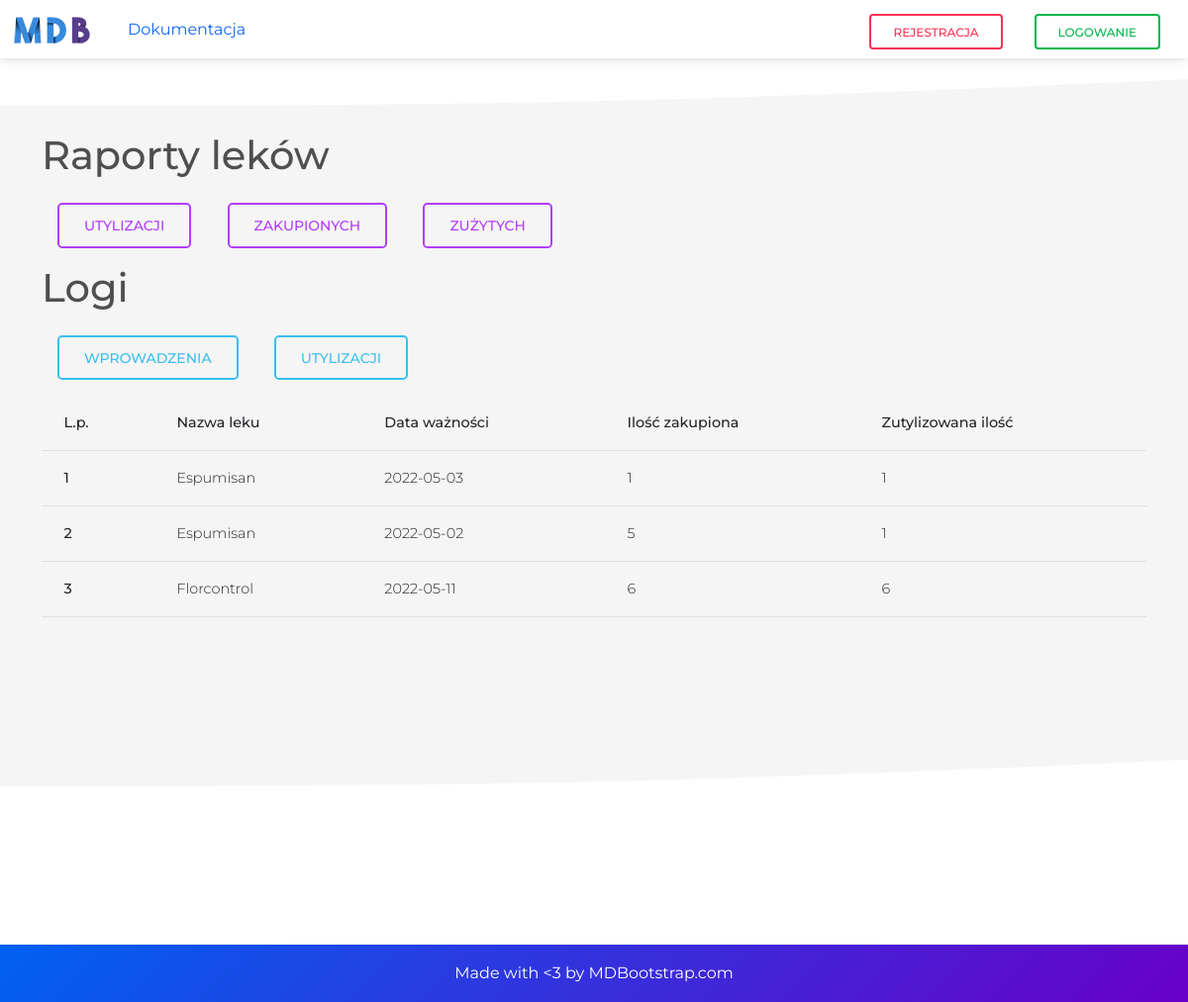
The page /raport.php?utylizacja on the database its author committed.
### tables this page shows
CREATE TABLE `leki_specyfikacja` (
  `idleki` int(11) UNSIGNED NOT NULL,
  `nazwa` varchar(80) NOT NULL,
  `subst_czynna` varchar(100) NOT NULL,
  `ean` varchar(15) NOT NULL,
  `op_zb` varchar(40) NOT NULL
);

CREATE TABLE `leki_w_apteczce` (
  `idleki_w_apteczce` int(11) UNSIGNED NOT NULL,
  `apteczki_idapteczki` int(11) NOT NULL,
  `leki_specyfikacja_idleki` int(11) DEFAULT NULL,
  `ilosc_kupiona` decimal(10,0) DEFAULT NULL,
  `ilosc_pozostala` decimal(10,0) DEFAULT NULL,
  `data_waznosci` date DEFAULT NULL,
  `status` int(11) DEFAULT NULL,
  `price` double DEFAULT NULL
);

### raport.php (called while the page is built, shortened)
<?php require('components/head.inc.php'); ?>
<?php include('components/navbar.inc.php'); ?>
<?php include('components/raport.inc.php'); ?>
<?php require('components/footer.inc.php'); ?>

### components/raport.inc.php (the view, shortened to what this page needs)
    <section class="gallery">
        <svg xmlns="http://www.w3.org/2000/svg" viewBox="0 0 1440 160">
            <path fill="#fff" fill-opacity="1"
                d="M0,128L120,128C240,128,480,128,720,122.7C960,117,1200,107,1320,101.3L1440,96L1440,0L1320,0C1200,0,960,0,720,0C480,0,240,0,120,0L0,0Z">
            </path>
        </svg>
        <div class="container">
            <div class="row">
                <div class="col-md-10">
                    <H1>Raporty leków</h1>
                    <a href='raport.php?utylizacja'><button type='button'
                            class='btn btn-outline-secondary btn-lg m-3 ml-5'>
                            Utylizacji
                        </button></a>
                    <a href='raport.php?zakupionych'><button type='button' class='btn btn-outline-secondary btn-lg m-3'>
                            Zakupionych
                        </button></a>
                    <a href='raport.php?zużytych'><button type='button' class='btn btn-outline-secondary btn-lg m-3'>
                            Zużytych
                        </button></a>
                    <H1>Logi</h1>
                    <a href='raport.php?logInput'><button type='button' class='btn btn-outline-info btn-lg m-3 ml-5'>
                            Wprowadzenia
                        </button></a>
                    <a href='raport.php?logUtil'><button type='button' class='btn btn-outline-info btn-lg m-3'>
                            Utylizacji
                        </button></a>
                </div>
            </div>
            <?php if(isset($_GET)){ ?>
            <?php
require_once("config.php");
}  if (isset($_GET["utylizacja"])) {
?>
            <table class="table table-hover ">
                <thead>
                    <tr>
                        <th scope="col">L.p.</th>
                        <th scope="col">Nazwa leku</th>
                        <th scope="col">Data ważności</th>
                        <th scope="col">Ilość zakupiona</th>
                        <th scope="col">Zutylizowana ilość</th>
                    </tr>
                </thead>
                <tbody>
                    <?php
$idApteczki = $_SESSION["apteczkiId"];
$sql = "SELECT * FROM `leki_w_apteczce` JOIN leki_specyfikacja WHERE
leki_w_apteczce.leki_specyfikacja_idleki = leki_specyfikacja.idleki
-- && leki_w_apteczce.apteczki_idapteczki = $idApteczki
-- && leki_w_apteczce.data_waznosci > CURRENT_DATE
&& leki_w_apteczce.status = 0
&& leki_w_apteczce.ilosc_pozostala > 0
";
$res = mysqli_query($conn, $sql);
if ($res )  {
if( mysqli_num_rows($res) > 0 )  {
$counter= 0;
while($record = mysqli_fetch_assoc($res)){
$counter++;
$nazwa = $record["nazwa"];
$data_waznosci = $record["data_waznosci"];
$ilosc_kupiona = $record["ilosc_kupiona"];
$ilosc_pozostala = $record["ilosc_pozostala"];
echo "<tr>
<th scope='row'>$counter</th>
<td>$nazwa</td>
<td>$data_waznosci</td>
<td>$ilosc_kupiona</td>
<td>$ilosc_pozostala</td>
</tr>";
}
} else echo "Brak wierszy";
}
else die("Błąd pobierania listy specyfików <br>" . mysqli_error($conn));
}
  ?>
        </tbody>
    </table>
</div>
        <svg xmlns="http://www.w3.org/2000/svg" viewBox="0 0 1440 320">
            <path fill="#fff" fill-opacity="1"
                d="M0,128L120,128C240,128,480,128,720,122.7C960,117,1200,107,1320,101.3L1440,96L1440,320L1320,320C1200,320,960,320,720,320C480,320,240,320,120,320L0,320Z">
            </path>
        </svg>
    </section>

### components/head.inc.php (shortened to what this page needs)
<!DOCTYPE html>
<html lang="pl">
  <head>
    <link rel="stylesheet" href="css/mdb.min.css" />
    <link rel="stylesheet" href="css/styles.css" />
     <link rel="stylesheet" href="https://use.fontawesome.com/releases/v5.11.2/css/all.css" />
  </head>
  <body>

### components/navbar.inc.php (shortened to what this page needs)
<nav class="navbar navbar-expand-lg navbar-light bg-white fixed-top">
    <div class="container-fluid">
        <a class="navbar-brand" href="index.php"><img src="img/logo.png" alt="" /></a>
        <a class="nav-link" target="_blank" href="https://docs.google.com/document/d/1rAy8rusIkLc7iSBahAGxg7J_alW-ie1zLIlhgA1CuhE/edit?usp=sharing">
            Dokumentacja</a>
        <div class="collapse navbar-collapse justify-content-end" id="navbarExample01">
            <ul class="navbar-nav">
                <?php
                 if (!isset($_SESSION["zalogowany"]) || $_SESSION["zalogowany"] != 1) {
                     echo '<a href="register.php"><button  type="button" class="btn btn-outline-danger m-3 mb-0 mt-1">
                         Rejestracja
                       </button> </a>
                       <a href="login.php"><button  type="button" class="btn btn-outline-success m-3 mb-0 mt-1">
                         Logowanie
                       </button> </a>';
                } ?>
            </ul>
        </div>
    </div>
</nav>

### components/footer.inc.php (shortened to what this page needs)
    <footer class="gradient">
      <div class="container-fluid text-center">
        <span
          >Made with <3 by <a href="https://mdbootstrap.com">MDBootstrap.com</a></span
        >
      </div>
    </footer>
  </body>
</html>

### css/styles.css (style rules this page uses)
html, body { height: 100%; font-size: 1rem; font-family: "Montserrat", sans-serif; }
.gradient { background: rgb(0, 97, 242); background: linear-gradient( 135deg, rgba(0, 97, 242, 1) 0%, rgba(105, 0, 199, 1) 100% ); }
.gallery { background-color: whitesmoke; }
footer { color: #fff; font-size: 1rem; margin: 0; padding: 1rem; }
a { color: #fff; text-decoration: none; }

### rows shown on the page
leki_specyfikacja: nazwa "Espumisan", leki_w_apteczce.data_waznosci "2022-05-03", leki_w_apteczce.ilosc_kupiona "1", leki_w_apteczce.ilosc_pozostala "1", leki_w_apteczce.data_waznosci "2022-05-02", leki_w_apteczce.ilosc_kupiona "5"
leki_specyfikacja: nazwa "Florcontrol", leki_w_apteczce.data_waznosci "2022-05-11", leki_w_apteczce.ilosc_kupiona "6", leki_w_apteczce.ilosc_pozostala "6"
